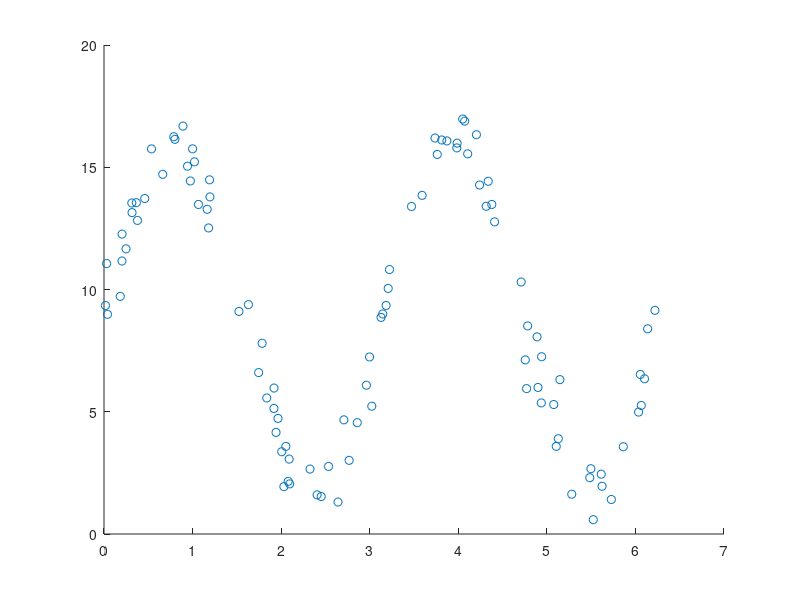

The MATLAB source for this figure: (Note: this script raises an error after producing the figure.)
% from: http://www.mathworks.com/matlabcentral/answers/36999-how-do-i-regression-fit-a-sinwave-to-a-dataset

%% Generate some data

X = 2* pi*rand(100,1);
X = sortrows(X);
Y = 9 + 7*sin(2*X + 4*pi) + randn(100,1);

scatter(X,Y)

%%  Generate a fit

% Note that we need to pass three sets of input arguments to NonLinearModel
% # The X and Y data
% # A string describing our model
% # Starting conditions for the optimization solvers

% Generate some good starting conditions for the solvers

scatter(X, Y)
hold on

B0 = mean(Y);  % Vertical shift
B1 = (max(Y) - min(Y))/2; % Amplitude
B2 = 2; % Phase (Number of peaks)
B3 = 0; % Phase shift (eyeball the Curve)

myFit = NonLinearModel.fit(X,Y, 'y ~ b0 + b1*sin(b2*x1 + b3)', [B0, B1, B2, B3])

% Note that all the coefficient estimates are very good except for b3 where
% any even integer is equally valid

%% look at the complete set of methods

methods(myFit)

%% Generate a plot

hold on
plot(X, myFit.Fitted)
hold off

%% Generate a fit using an alternative syntax

myFit2 = NonLinearModel.fit(X,Y, @(b,x)(b(1) + b(2)*sin(b(3)*x + b(4))), [B0, B1, B2, B3])  
